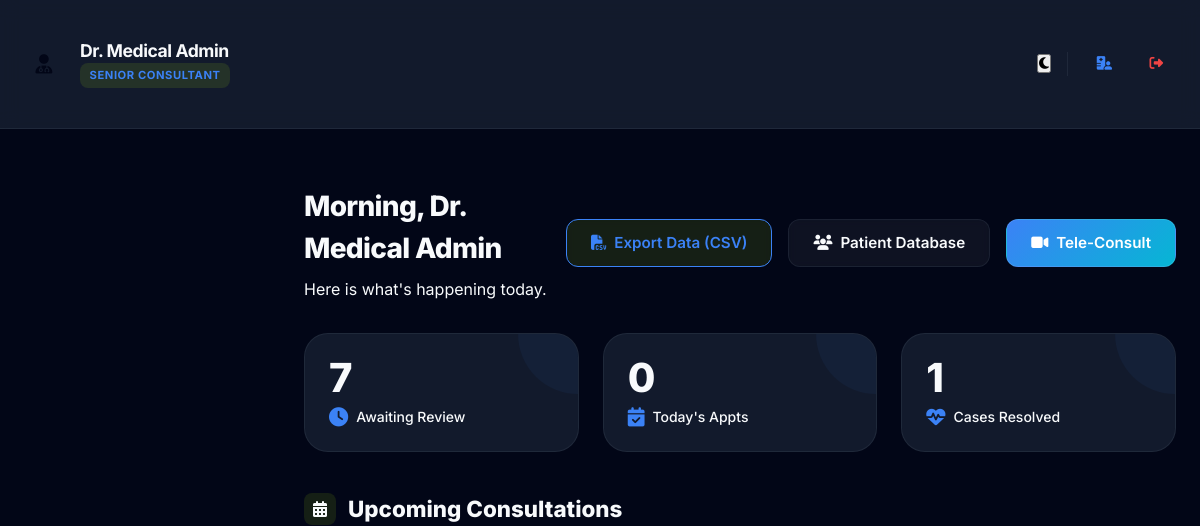
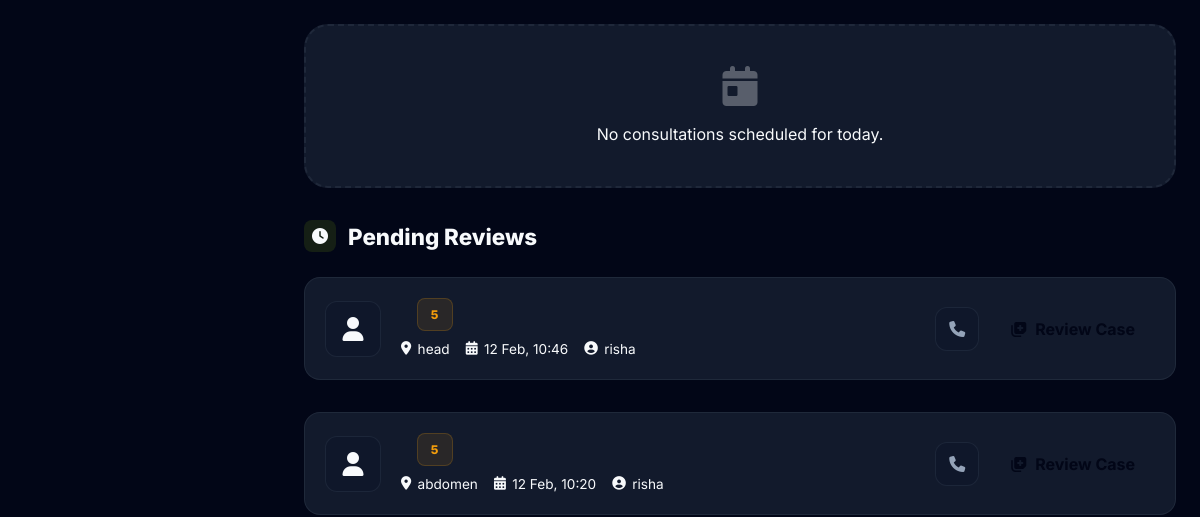
Page /doctor/dashboard (signed in, upper part) on the earlier database version (2 pictures, top to bottom).
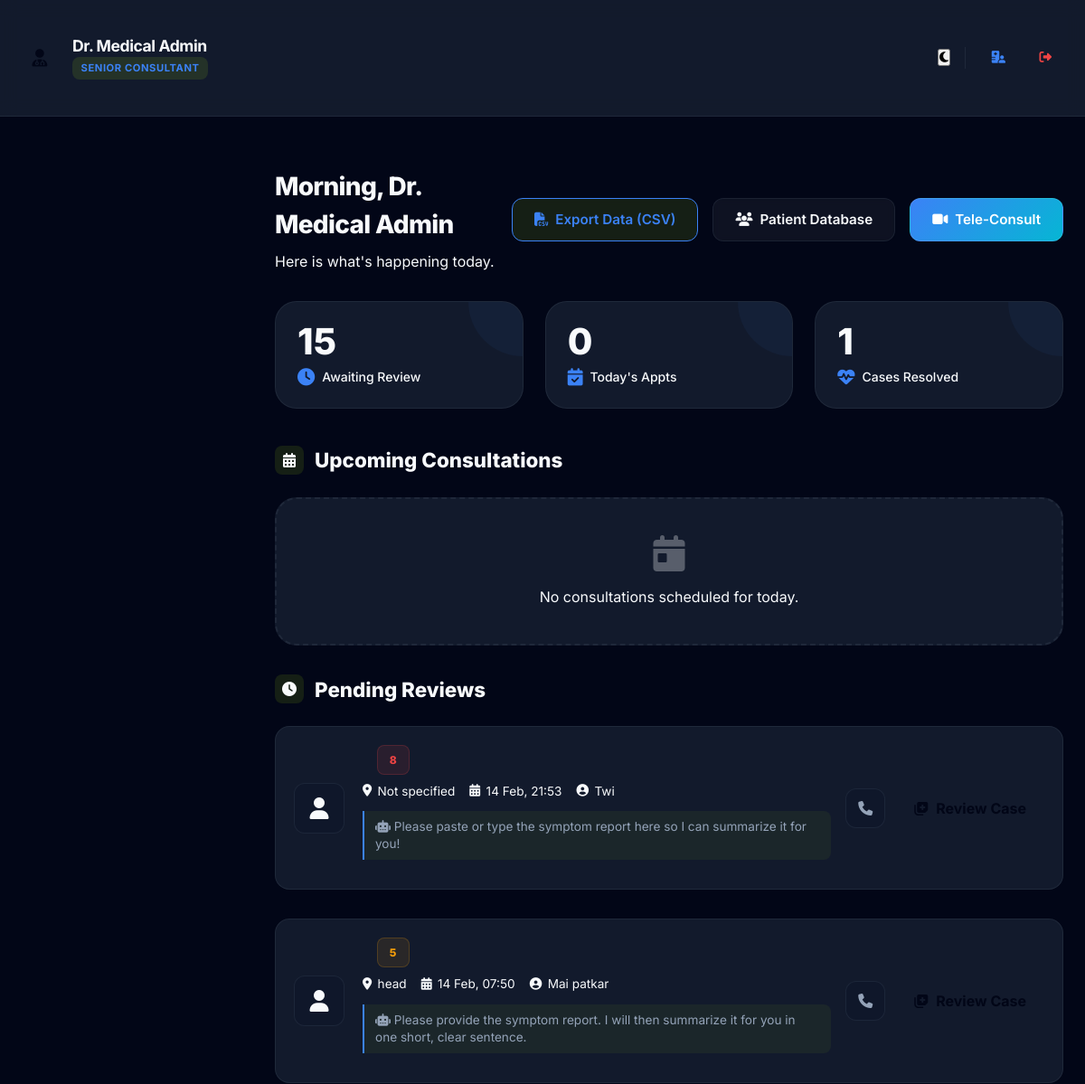
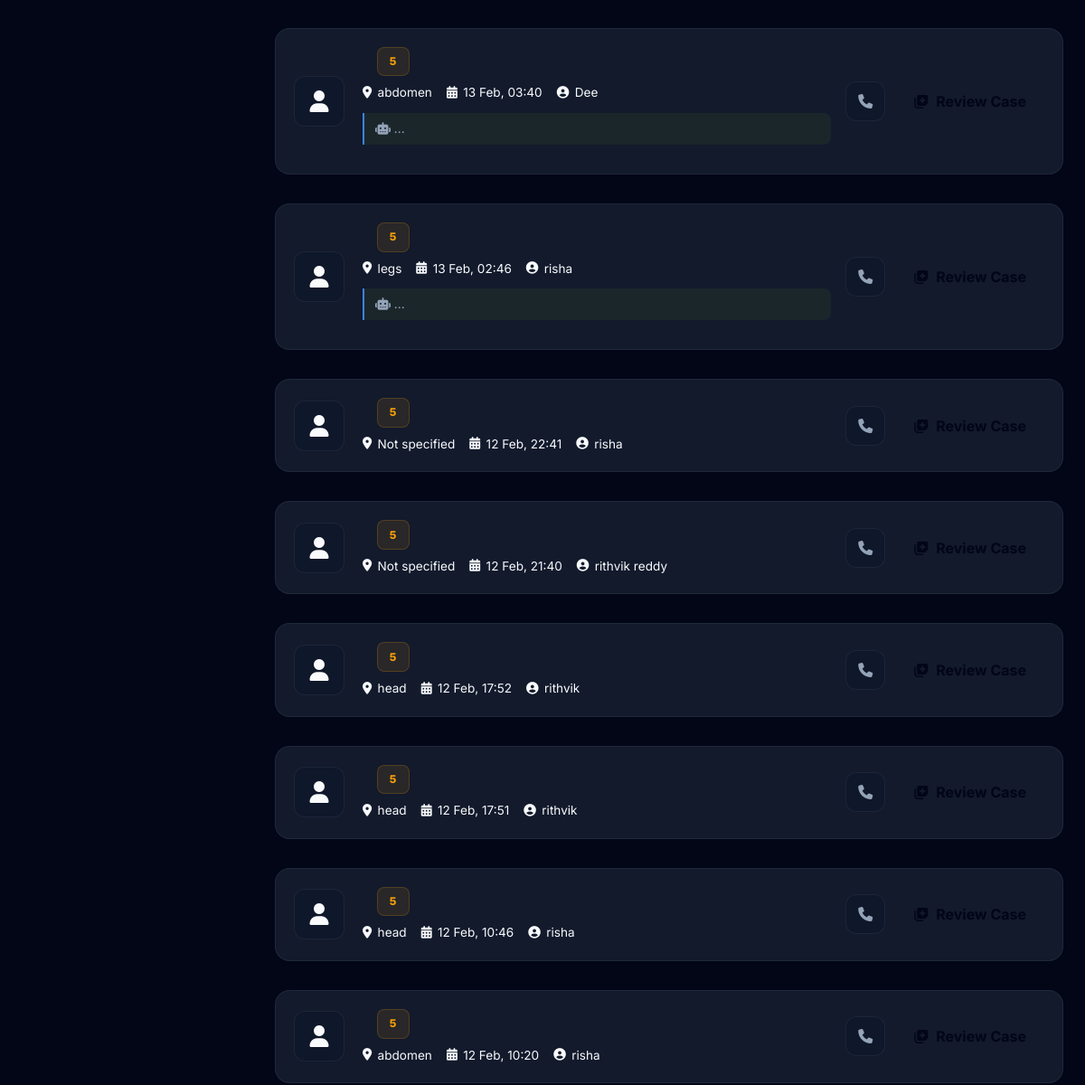
Same page on the later database version (2 pictures, top to bottom).
### app.py (models this page shows)
class SymptomReport(db.Model):
    id = db.Column(db.Integer, primary_key=True)
    user_id = db.Column(db.Integer, db.ForeignKey('user.id'), nullable=False)
    symptoms_text = db.Column(db.Text, nullable=False)
    affected_area = db.Column(db.String(100), nullable=True)  # e.g., "head", "chest", "stomach"
    severity = db.Column(db.Integer, nullable=True)  # 1-10 scale
    duration = db.Column(db.String(50), nullable=True)  # e.g., "2 days", "1 week"
    image_path = db.Column(db.String(255), nullable=True)
    ai_prediction = db.Column(db.Text, nullable=True)  # JSON with disease, confidence, etc.
    confidence_score = db.Column(db.Float, nullable=True)
    doctor_approved = db.Column(db.Boolean, default=False)
    doctor_notes = db.Column(db.Text, nullable=True)
    approved_by = db.Column(db.Integer, db.ForeignKey('user.id'), nullable=True)  # Doctor who approved
    approved_at = db.Column(db.DateTime, nullable=True)
    created_at = db.Column(db.DateTime, default=datetime.utcnow)

class User(db.Model, UserMixin):
    id = db.Column(db.Integer, primary_key=True)
    username = db.Column(db.String(150), unique=True, nullable=False)
    email = db.Column(db.String(150), unique=True, nullable=False)
    password = db.Column(db.String(150), nullable=False)
    age = db.Column(db.Integer, nullable=True)
    gender = db.Column(db.String(20), nullable=True)
    existing_conditions = db.Column(db.Text, nullable=True)  # Comma-separated conditions
    role = db.Column(db.String(20), default='patient')  # patient, doctor, chw (community health worker)
    whatsapp_number = db.Column(db.String(20), nullable=True)  # Format: +91XXXXXXXXXX
    family_whatsapp = db.Column(db.String(20), nullable=True)  # Emergency contact WhatsApp
    preferred_language = db.Column(db.String(10), default='english')  # english, hindi, telugu, tamil, bengali, marathi
    symptom_reports = db.relationship('SymptomReport', backref='user', lazy=True, foreign_keys='SymptomReport.user_id')
    prescriptions = db.relationship('Prescription', backref='user', lazy=True)
    vital_records = db.relationship('VitalRecord', backref='user', lazy=True)
    appointments = db.relationship('Appointment', backref='user', lazy=True, foreign_keys='Appointment.user_id')

### app.py (the view)
@app.route('/doctor/dashboard')
@login_required
@doctor_required
def doctor_dashboard():
    pending_reports = SymptomReport.query.filter_by(doctor_approved=False).order_by(SymptomReport.created_at.desc()).limit(20).all()
    recent_approved = SymptomReport.query.filter_by(doctor_approved=True, approved_by=current_user.id).order_by(SymptomReport.approved_at.desc()).limit(10).all()
    pending_appointments = Appointment.query.filter_by(status='pending').order_by(Appointment.appointment_date.asc()).all()
    stats = {
        'pending_count': SymptomReport.query.filter_by(doctor_approved=False).count(),
        'approved_today': SymptomReport.query.filter(
            SymptomReport.approved_by == current_user.id,
            SymptomReport.approved_at >= datetime.utcnow().replace(hour=0, minute=0, second=0)
        ).count(),
        'total_approved': SymptomReport.query.filter_by(approved_by=current_user.id).count()
    }
    return render_template('doctor_dashboard.html',
                         pending=pending_reports,
                         recent=recent_approved,
                         appointments=pending_appointments,
                         stats=stats)

### app.py (called while the page is built)
@app.context_processor
def inject_languages():
    return dict(LANGUAGES=LANGUAGES, now=datetime.utcnow)

@app.template_filter('from_json')
def from_json_filter(value):
    try:
        return json.loads(value)
    except:
        return {}

def doctor_required(f):
    from functools import wraps
    @wraps(f)
    def decorated_function(*args, **kwargs):
        if not current_user.is_authenticated or current_user.role not in ['doctor', 'chw']:
            flash('Access denied. Doctor or CHW role required.', 'error')
            return redirect(url_for('dashboard'))
        return f(*args, **kwargs)
    return decorated_function

@login_manager.user_loader
def load_user(user_id):
    return User.query.get(int(user_id))

@app.after_request
def add_security_headers(response):
    response.headers['X-Frame-Options'] = 'SAMEORIGIN'
    response.headers['X-Content-Type-Options'] = 'nosniff'
    response.headers['Referrer-Policy'] = 'strict-origin-when-cross-origin'
    return response

### templates/doctor_dashboard.html (shortened to what the changed rows need)
<!DOCTYPE html>
<html lang="en">
<head>
    <link rel="stylesheet" href="https://cdnjs.cloudflare.com/ajax/libs/font-awesome/6.4.0/css/all.min.css">
    <link rel="stylesheet" href="/static/css/style.css">
</head>
<body>
    <header class="doctor-header">
        <div class="container">
            <div class="header-content">
                <div class="doctor-profile-brief">
                    <div>
                        <h1 style="font-size: 1.1rem; margin: 0; line-height: 1.2;">{{ 'Dr.' | translate }} {{
                            current_user.username }}</h1>
                    </div>
                </div>
            </div>
        </div>
    </header>
    <main class="main-content" style="padding: 2rem 0;">
        <div class="container">
            <div style="margin-bottom: 2rem; display: flex; flex-wrap: wrap; gap: 1rem;">
                <div style="flex: 1; min-width: 200px;">
                    <h2 style="font-size: 1.75rem; font-weight: 800; margin-bottom: 0.5rem;">{{ "Morning, Dr." |
                        translate }} {{ current_user.username }}</h2>
                </div>
            </div>
            <div class="stats-grid">
                <div class="stat-card">
                    <div class="stat-value">{{ stats.pending_count }}</div>
                    <div class="stat-label">
                        <i class="fas fa-clock stat-icon"></i> {{ 'Awaiting Review' | translate }}
                    </div>
                </div>
            </div>
            {% if pending %}
            <div style="display: flex; flex-direction: column; gap: 1rem;">
                {% for report in pending %}
                <div class="pending-card">
                    <div class="pending-main">
                        <div class="pending-avatar">
                            <i class="fas fa-user"></i>
                        </div>
                        <div class="pending-info">
                            <div class="pending-header">
                                <span
                                    class="severity-badge severity-{% if report.severity >= 7 %}high{% elif report.severity >= 4 %}medium{% else %}low{% endif %}">
                                    {{ report.severity or '5' }}
                                </span>
                            </div>
                            <div class="pending-meta">
                                <span><i class="fas fa-map-marker-alt"></i> {{ report.affected_area or 'Not specified' |
                                    translate }}</span>
                                <span><i class="fas fa-calendar-alt"></i> {{ report.created_at.strftime('%d %b, %H:%M')
                                    }}</span>
                                <span><i class="fas fa-user-circle"></i> {{ report.user.username }}</span>
                            </div>
                            {% set ai_data = report.ai_prediction|from_json if report.ai_prediction else {} %}
                            {% if ai_data.ai_summary %}
                            <div class="ai-summary">
                                <i class="fas fa-robot"></i> {{ ai_data.ai_summary }}
                            </div>
                            {% endif %}
                        </div>
                    </div>
                    <div class="card-actions">
                        <a href="{{ url_for('video_call_patient', report_id=report.id) }}" class="btn-icon"
                            title="{{ 'WhatsApp Call' | translate }}">
                            <i class="fas fa-phone"></i>
                        </a>
                        <a href="{{ url_for('doctor_review', report_id=report.id) }}" class="btn-review">
                            <i class="fas fa-notes-medical"></i> {{ 'Review Case' | translate }}
                        </a>
                    </div>
                </div>
                {% endfor %}
            </div>
            {% else %}
            <div class="empty-state">
                <i class="fas fa-check-circle"></i>
                <p>{{ 'No pending reports to review!' | translate }}</p>
            </div>
            {% endif %}
        </div>
    </main>
</body>
</html>

Differences in the rows shown:
added SymptomReport: severity "8", affected_area "Not specified", created_at "14 Feb, 21:53", user.username "Twi", ai_summary "Please paste or type the symptom report here so I can summarize it for you!", value "Review Case"
added SymptomReport: severity "5", affected_area "head", created_at "14 Feb, 07:50", user.username "Mai patkar", ai_summary "Please provide the symptom report. I will then summarize it for you in one short, clear sentence.", value "Review Case"
added SymptomReport: severity "5", affected_area "abdomen", created_at "13 Feb, 03:40", user.username "Dee", ai_summary "...", value "Review Case"
added SymptomReport: severity "5", affected_area "legs", created_at "13 Feb, 02:46", user.username "risha", ai_summary "...", value "Review Case"
added SymptomReport: severity "5", affected_area "Not specified", created_at "12 Feb, 22:41", user.username "risha", value "Review Case"
added SymptomReport: severity "5", affected_area "Not specified", created_at "12 Feb, 21:40", user.username "rithvik reddy", value "Review Case"
added SymptomReport: severity "5", affected_area "head", created_at "12 Feb, 17:52", user.username "rithvik", value "Review Case"
added SymptomReport: severity "5", affected_area "head", created_at "12 Feb, 17:51", user.username "rithvik", value "Review Case"
Other differences:
{{ stats.pending_count }}: "7" → "15"
